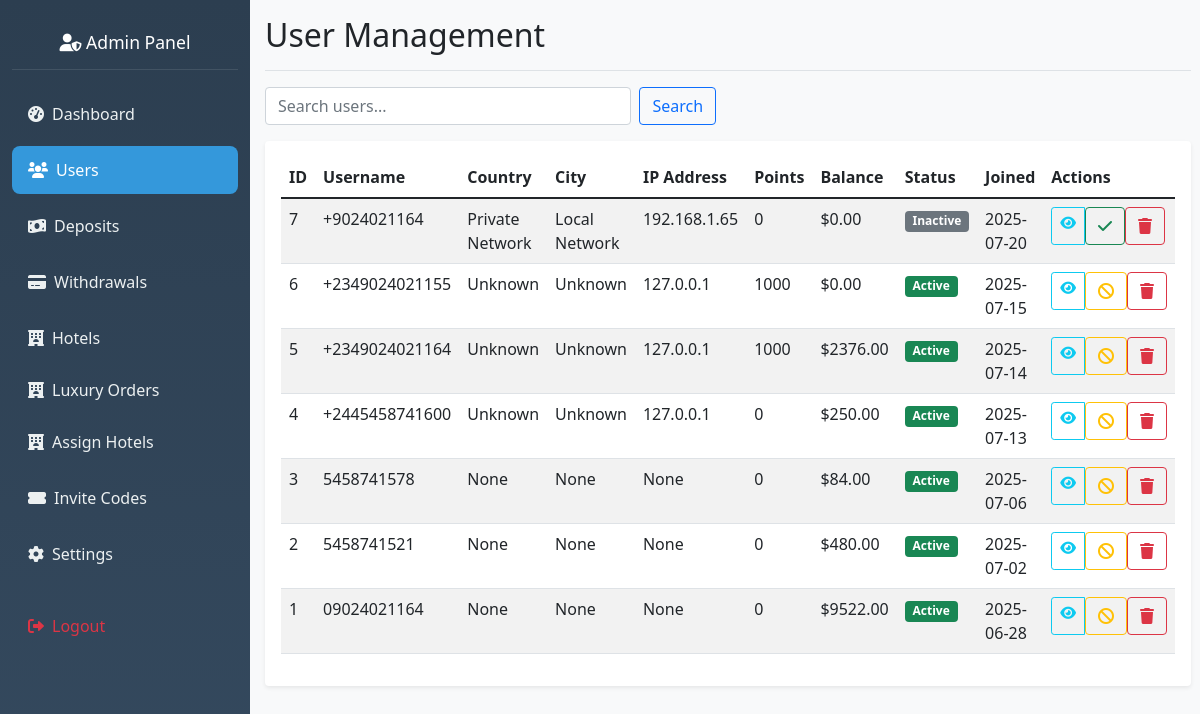
The app's page /admin/users (signed in) with its own data.
### hotel_app/models.py (models this page shows, shortened)
class User(db.Model, UserMixin):
    __tablename__ = 'user'
    id = db.Column(db.Integer, primary_key=True)
    nickname = db.Column(db.String(80))
    user_id = db.Column(db.String(6), unique=True)
    agent_id = db.Column(db.String(6), unique=True)
    contact = db.Column(db.String(20))
    invitation_code = db.Column(db.String(20))
    member_points = db.Column(db.Integer, default=0)
    trial_bonus = db.Column(db.Float, default=564.00)
    balance = db.Column(db.Float, default=0.0)
    total_deposits = db.Column(db.Float, default=0.0)
    vip_level = db.Column(db.String(10), default='VIP0')
    withdrawal_password = db.Column(db.String(100))
    password_hash = db.Column(db.String(100))
    is_active = db.Column(db.Boolean, default=False)
    created_at = db.Column(db.DateTime, default=datetime.utcnow)
    session_locked = db.Column(db.Boolean, default=False)
    total_commission_earned = db.Column(db.Float, default=0.0)
    first_session_completed = db.Column(db.Boolean, default=False)
    session_reset_date = db.Column(db.String)
    bound_wallet_type = db.Column(db.String(20))
    max_first_session_reservations = db.Column(db.Integer, default=35)
    wallet_bound_at = db.Column(db.DateTime)
    second_session_reservations_count = db.Column(db.Integer, default=0)
    second_session_commission = db.Column(db.Float, default=0.0)
    bound_wallet_address = db.Column(db.String(200))
    first_session_commission = db.Column(db.Float, default=0.0)
    first_session_reservations_count = db.Column(db.Integer, default=0)
    current_session = db.Column(db.String(10), default='first')
    revolut_name = db.Column(db.String(100))
    revolut_iban = db.Column(db.String(50))
    revolut_revtag = db.Column(db.String(20))
    ip_address = db.Column(db.String(45))  # IPv6 can be up to 45 characters
    country = db.Column(db.String(100))
    country_code = db.Column(db.String(2))
    region = db.Column(db.String(100))
    city = db.Column(db.String(100))
    latitude = db.Column(db.Float)
    longitude = db.Column(db.Float)
    timezone = db.Column(db.String(50))
    isp = db.Column(db.String(255))
    last_location_update = db.Column(db.DateTime, default=datetime.utcnow)
    reservations = db.relationship('Reservation', backref='user', lazy=True)
    deposit_requests = db.relationship('DepositRequest', backref='user', lazy=True)
    withdrawal_requests = db.relationship('WithdrawalRequest', backref='user', lazy=True)
    hotel_assignments = db.relationship('UserHotelAssignment', backref='user', lazy=True)
    hotel_ratings = db.relationship('UserHotelRating', backref='user', lazy=True)

### hotel_app/routes.py (the view)
@app.route('/admin/users')
@admin_required
def view_users():
    page = request.args.get('page', 1, type=int)
    search = request.args.get('search', '')
    vip_filter = request.args.get('vip_level', '')
    users_query = User.query
    if search:
        users_query = users_query.filter(
            User.nickname.contains(search) |
            User.user.agent_id.contains(search)
        )
    if vip_filter:
        users_query = users_query.filter(User.vip_level == vip_filter)
    users = users_query.order_by(User.id.desc()).paginate(
        page=page, per_page=20, error_out=False
    )
    vip_levels = ['vip0', 'vip1', 'vip2', 'vip3']
    return render_template('admin_users.html',
                         users=users,
                         search=search,
                         vip_levels=vip_levels,
                         current_vip_filter=vip_filter)

### hotel_app/routes.py (called while the page is built)
def admin_required(f):
    @wraps(f)
    def wrapper(*args, **kwargs):
        admin_id = session.get('admin_id')
        if not admin_id:
            flash("Admin login required.", "danger")
            return redirect(url_for('admin_login'))
        admin = Admin.query.get(admin_id)
        if not admin or not admin.is_active:
            session.pop('admin_id', None)
            flash("Admin access denied.", "danger")
            return redirect(url_for('admin_login'))
        g.current_admin = admin
        return f(*args, **kwargs)
    return wrapper

@app.before_request
def check_admin_routes():
    if request.endpoint and request.endpoint.startswith('admin_') and request.endpoint != 'admin_login':
        if 'admin_id' not in session:
            return redirect(url_for('admin_login'))

### hotel_app/templates/admin_users.html (shortened to what this page needs)
{% extends "admin_base.html" %}
{% block content %}
<div class="d-flex justify-content-between flex-wrap flex-md-nowrap align-items-center pb-2 mb-3 border-bottom">
    <h1 class="h2">User Management</h1>
</div>
<div class="row mb-3">
    <div class="col-md-6">
        <form method="GET" class="d-flex">
            <input type="text" class="form-control me-2" name="search" value="{{ search }}" placeholder="Search users...">
            <button type="submit" class="btn btn-outline-primary">Search</button>
        </form>
    </div>
</div>
<div class="card">
    <div class="card-body">
        <div class="table-responsive">
            <table class="table table-striped">
                <thead>
                    <tr>
                        <th>ID</th>
                        <th>Username</th>
                        <th>Country</th>
                        <th>City</th>
                        <th>IP Address</th>
                        <th>Points</th>
                        <th>Balance</th>
                        <th>Status</th>
                        <th>Joined</th>
                        <th>Actions</th>
                    </tr>
                </thead>
                <tbody>
                    {% for user in users.items %}
                    <tr>
                        <td>{{ user.id }}</td>
                        <td>{{ user.contact }}</td>
                        <td>{{ user.country }}</td>
                        <td>{{ user.city }}</td>
                        <td>{{ user.ip_address }}</td>
                        <td>{{ user.member_points }}</td>
                        <td>${{ "%.2f"|format(user.balance or 0) }}</td>
                        <td>
                            <span class="badge bg-{{ 'success' if user.is_active else 'secondary' }}">
                                {{ 'Active' if user.is_active else 'Inactive' }}
                            </span>
                        </td>
                        <td>{{ user.created_at.strftime('%Y-%m-%d') if user.created_at else 'N/A' }}</td>
                        <td>
                            <div class="btn-group btn-group-sm">
                                <a href="{{ url_for('view_user_details', user_id=user.id) }}" class="btn btn-outline-info">
                                    <i class="fas fa-eye"></i>
                                </a>
                                <form method="POST" action="{{ url_for('toggle_user', user_id=user.id) }}" class="d-inline">
                                    <button type="submit" class="btn btn-outline-{{ 'warning' if user.is_active else 'success' }}">
                                        <i class="fas fa-{{ 'ban' if user.is_active else 'check' }}"></i>
                                    </button>
                                </form>
                                <form method="POST" action="{{ url_for('delete_user', user_id=user.id) }}" class="d-inline"
                                      onsubmit="return confirm('Are you sure you want to delete this user?')">
                                    <button type="submit" class="btn btn-outline-danger">
                                        <i class="fas fa-trash"></i>
                                    </button>
                                </form>
                            </div>
                        </td>
                    </tr>
                    {% endfor %}
                </tbody>
            </table>
        </div>
    </div>
</div>
{% endblock %}

### hotel_app/static/css/admin.css (style rules this page uses)
.card { border: none; box-shadow: 0 0.125rem 0.25rem rgba(0, 0, 0, 0.075); }
@media (min-width: 992px) { .container-fluid .row { display: flex !important; flex-wrap: nowrap !important; } }
@media (min-width: 1200px) { .container-fluid .row { display: flex !important; } }

### records on screen
User: id "7", contact "+9024021164", country "Private Network", city "Local Network", ip_address "192.168.1.65", member_points "0", balance "0.00", is_active "Inactive", created_at "2025-07-20"
User: id "6", contact "+2349024021155", country "Unknown", city "Unknown", ip_address "127.0.0.1", member_points "1000", balance "0.00", is_active "Active", created_at "2025-07-15"
User: id "5", contact "+2349024021164", country "Unknown", city "Unknown", ip_address "127.0.0.1", member_points "1000", balance "2376.00", is_active "Active", created_at "2025-07-14"
User: id "4", contact "+2445458741600", country "Unknown", city "Unknown", ip_address "127.0.0.1", member_points "0", balance "250.00", is_active "Active", created_at "2025-07-13"
User: id "3", contact "5458741578", country "None", city "None", ip_address "None", member_points "0", balance "84.00", is_active "Active", created_at "2025-07-06"
User: id "2", contact "5458741521", country "None", city "None", ip_address "None", member_points "0", balance "480.00", is_active "Active", created_at "2025-07-02"
User: id "1", contact "09024021164", country "None", city "None", ip_address "None", member_points "0", balance "9522.00", is_active "Active", created_at "2025-06-28"
